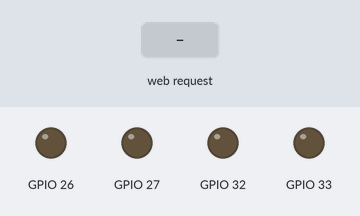
A sketch run on a simulated ESP32. Parts: output pins drawn as LEDs (lit = HIGH). The test bench sets the inputs (shaded band). WiFi joins after 1.5 s; servers stay silent unless stated; what the sketch prints to the serial monitor is not drawn.

Above: at 1.2 s.
1.3 s: HTTP request GET /command?cmd=FORWARD received
At 2.2 s:
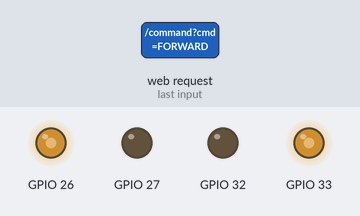
4.3 s: HTTP request GET /command?cmd=BACKWARD received
At 5.7 s:
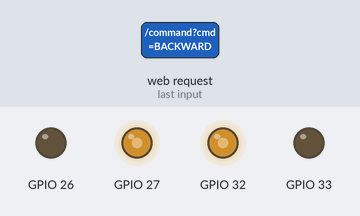
7.3 s: HTTP request GET /command?cmd=LEFT received
At 7.9 s:
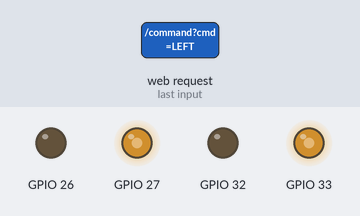
10.3 s: HTTP request GET /command?cmd=RIGHT received
At 11.4 s:
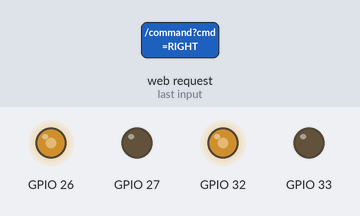
Timing chart, 0 to 13.8 s (numbered marks = the images above; inputs shaded):
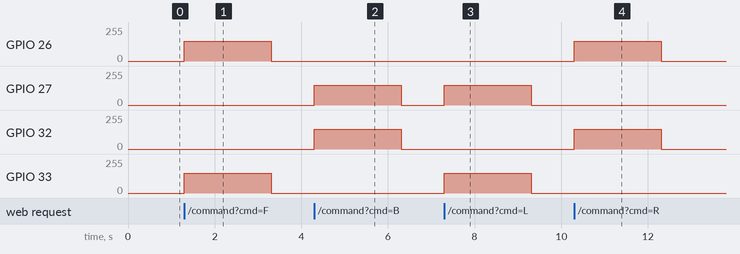

The sketch:

esp32_robot_controller.ino
```cpp
#include <Arduino.h>
#include <WiFi.h>
#include <WebServer.h>

// Choose one mode. Do not commit real router credentials.
#define WIFI_AP_MODE true

const char* AP_SSID = "GestureRobot";
const char* AP_PASSWORD = "change-this-password";
const char* STA_SSID = "your-router-ssid";
const char* STA_PASSWORD = "your-router-password";

// One L298N channel drives the two motors on each side, wired in parallel.
struct SidePins {
  int input1;
  int input2;
  bool reversed;
};

const SidePins leftSide = {26, 27, false};
const SidePins rightSide = {32, 33, true};

WebServer server(80);

const unsigned long WATCHDOG_MS = 2000;
int motorSpeed = 150;
String currentCommand = "STOP";
unsigned long lastCommandMs = 0;
int leftInput1Duty = 0;
int leftInput2Duty = 0;
int rightInput1Duty = 0;
int rightInput2Duty = 0;

bool isValidCommand(const String& cmd) {
  return cmd == "FORWARD" || cmd == "BACKWARD" || cmd == "LEFT" || cmd == "RIGHT" || cmd == "STOP";
}

void setupSide(const SidePins& side) {
  pinMode(side.input1, OUTPUT);
  pinMode(side.input2, OUTPUT);
  analogWrite(side.input1, 0);
  analogWrite(side.input2, 0);
}

void driveSide(const SidePins& side, int direction, int speedValue, int& input1Duty, int& input2Duty) {
  if (side.reversed) {
    direction = -direction;
  }
  if (direction > 0 && speedValue > 0) {
    input1Duty = speedValue;
    input2Duty = 0;
  } else if (direction < 0 && speedValue > 0) {
    input1Duty = 0;
    input2Duty = speedValue;
  } else {
    input1Duty = 0;
    input2Duty = 0;
  }
  analogWrite(side.input1, input1Duty);
  analogWrite(side.input2, input2Duty);
}

void stopMotors() {
  driveSide(leftSide, 0, 0, leftInput1Duty, leftInput2Duty);
  driveSide(rightSide, 0, 0, rightInput1Duty, rightInput2Duty);
  currentCommand = "STOP";
}

void applyCommand(const String& cmd) {
  if (cmd == "FORWARD") {
    driveSide(leftSide, 1, motorSpeed, leftInput1Duty, leftInput2Duty);
    driveSide(rightSide, 1, motorSpeed, rightInput1Duty, rightInput2Duty);
  } else if (cmd == "BACKWARD") {
    driveSide(leftSide, -1, motorSpeed, leftInput1Duty, leftInput2Duty);
    driveSide(rightSide, -1, motorSpeed, rightInput1Duty, rightInput2Duty);
  } else if (cmd == "LEFT") {
    driveSide(leftSide, -1, motorSpeed, leftInput1Duty, leftInput2Duty);
    driveSide(rightSide, 1, motorSpeed, rightInput1Duty, rightInput2Duty);
  } else if (cmd == "RIGHT") {
    driveSide(leftSide, 1, motorSpeed, leftInput1Duty, leftInput2Duty);
    driveSide(rightSide, -1, motorSpeed, rightInput1Duty, rightInput2Duty);
  } else {
    stopMotors();
  }
  currentCommand = cmd;
  lastCommandMs = millis();
}

void sendJson(bool ok, const String& message) {
  String json = "{\"ok\":";
  json += ok ? "true" : "false";
  json += ",\"command\":\"" + currentCommand + "\"";
  json += ",\"message\":\"" + message + "\"";
  json += ",\"speed\":" + String(motorSpeed);
  json += ",\"command_age_ms\":" + String(millis() - lastCommandMs);
  json += ",\"left_input_pwm\":[" + String(leftInput1Duty) + "," + String(leftInput2Duty) + "]";
  json += ",\"right_input_pwm\":[" + String(rightInput1Duty) + "," + String(rightInput2Duty) + "]";
  json += "}";
  server.send(ok ? 200 : 400, "application/json", json);
}

void handleCommand() {
  if (!server.hasArg("cmd")) {
    stopMotors();
    sendJson(false, "missing cmd");
    return;
  }

  String cmd = server.arg("cmd");
  cmd.toUpperCase();
  if (!isValidCommand(cmd)) {
    stopMotors();
    sendJson(false, "invalid cmd");
    return;
  }

  applyCommand(cmd);
  sendJson(true, "accepted");
}

void handleStatus() {
  sendJson(true, "status");
}

void handleSpeed() {
  if (!server.hasArg("value")) {
    sendJson(false, "missing value");
    return;
  }
  String valueArg = server.arg("value");
  if (valueArg.length() == 0) {
    sendJson(false, "speed must be 0..255");
    return;
  }
  for (unsigned int i = 0; i < valueArg.length(); i++) {
    if (!isDigit(valueArg.charAt(i))) {
      sendJson(false, "speed must be 0..255");
      return;
    }
  }
  int value = valueArg.toInt();
  if (value < 0 || value > 255) {
    sendJson(false, "speed must be 0..255");
    return;
  }
  motorSpeed = value;
  if (currentCommand != "STOP") {
    applyCommand(currentCommand);
  }
  sendJson(true, "speed updated");
}

void setupWifi() {
  if (WIFI_AP_MODE) {
    WiFi.mode(WIFI_AP);
    WiFi.softAP(AP_SSID, AP_PASSWORD);
    Serial.print("AP IP: ");
    Serial.println(WiFi.softAPIP());
  } else {
    WiFi.mode(WIFI_STA);
    WiFi.begin(STA_SSID, STA_PASSWORD);
    while (WiFi.status() != WL_CONNECTED) {
      delay(500);
      Serial.print(".");
    }
    Serial.print("STA IP: ");
    Serial.println(WiFi.localIP());
  }
}

void setup() {
  Serial.begin(115200);
  setupSide(leftSide);
  setupSide(rightSide);
  stopMotors();

  setupWifi();
  server.on("/command", HTTP_GET, handleCommand);
  server.on("/status", HTTP_GET, handleStatus);
  server.on("/speed", HTTP_GET, handleSpeed);
  server.begin();
  lastCommandMs = millis();
}

void loop() {
  server.handleClient();
  if (currentCommand != "STOP" && millis() - lastCommandMs > WATCHDOG_MS) {
    stopMotors();
  }
}
```

Measured:
- after the input at 1.3 s, GPIO 26, GPIO 33: 0/255 → 150/255 at once, → 0/255 2.0 s later
- after the input at 4.3 s, GPIO 27, GPIO 32: 0/255 → 150/255 at once, → 0/255 2.0 s later
- after the input at 7.3 s, GPIO 27, GPIO 33: 0/255 → 150/255 at once, → 0/255 2.0 s later
- after the input at 10.3 s, GPIO 26, GPIO 32: 0/255 → 150/255 at once, → 0/255 2.0 s later
